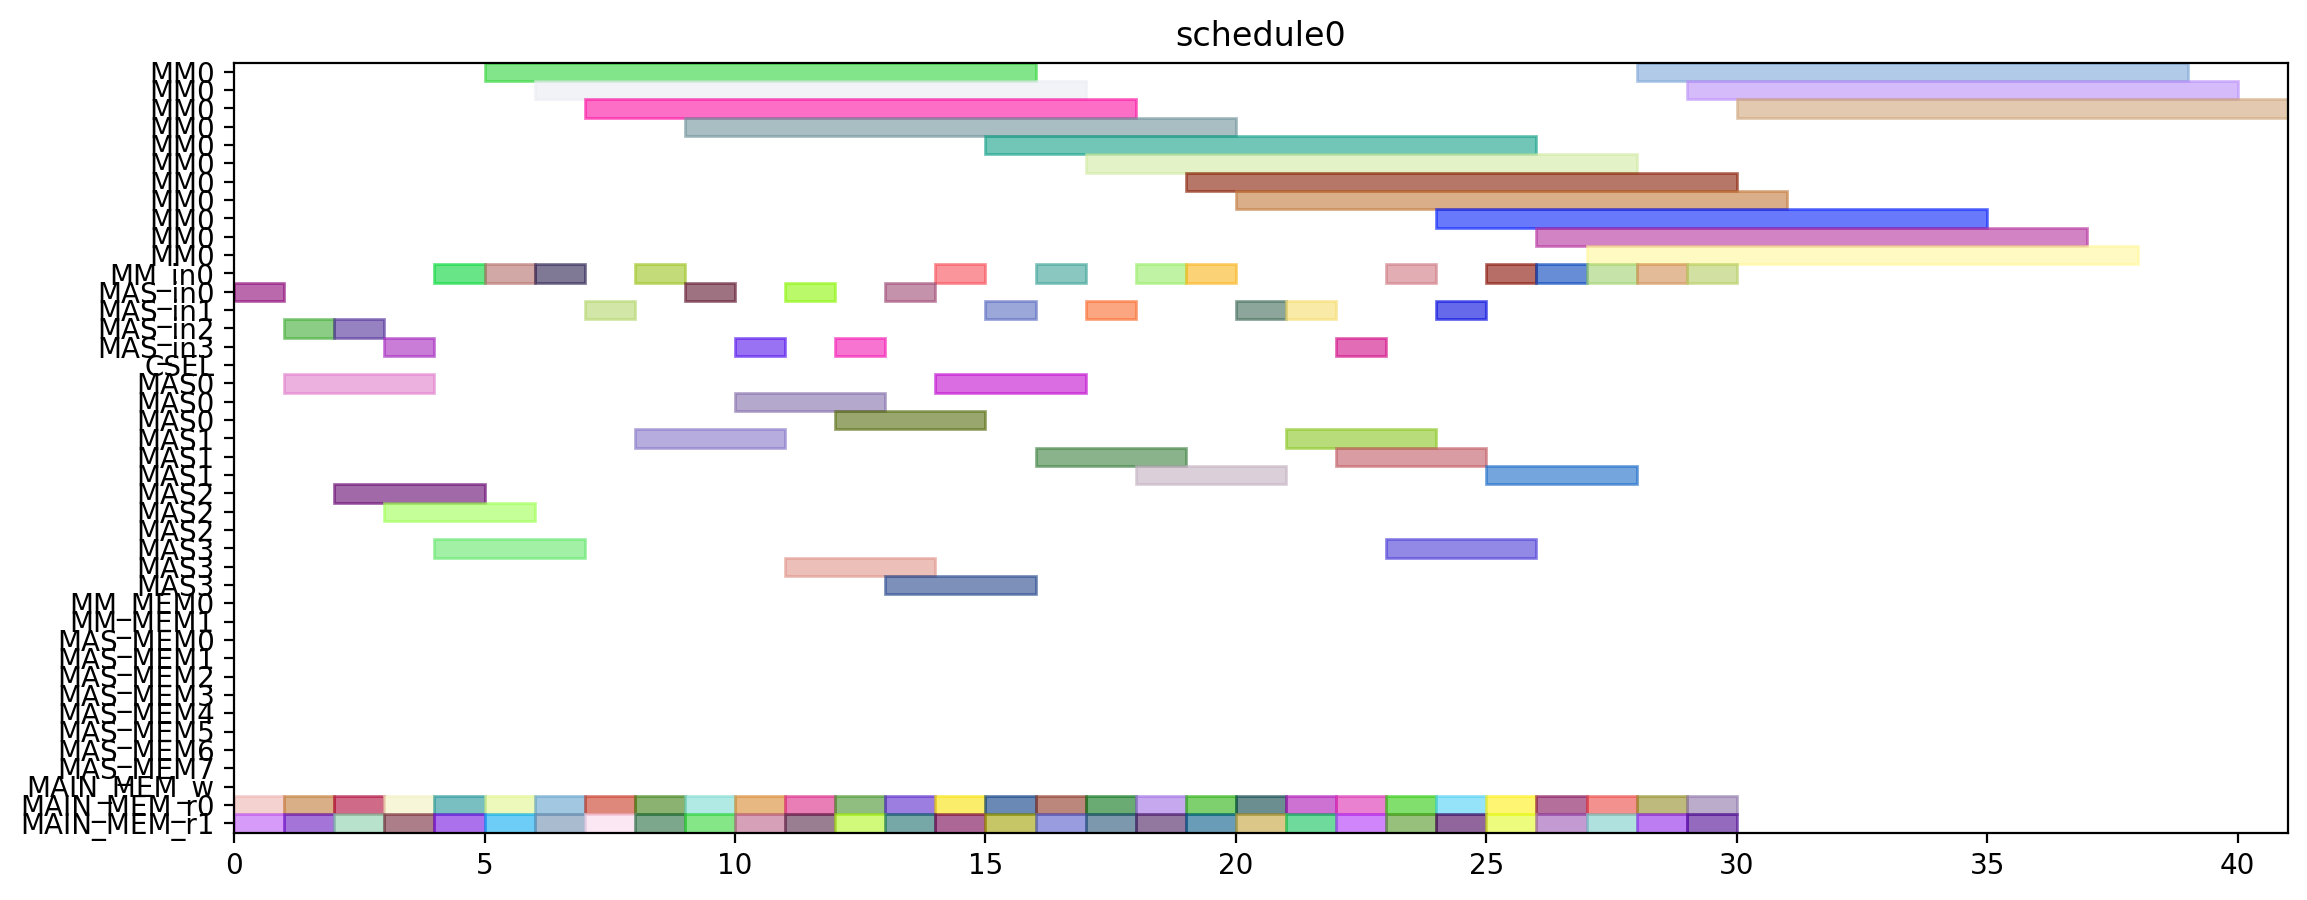

Write the Python code that produced this figure.
from pyschedule import Scenario, solvers, plotters, alt


def solve():
	horizon = 120
	S = Scenario("schedule0", horizon=horizon)

	# resource
	MM = S.Resources('MM', num=1, size=11)
	MM_in = S.Resources('MM_in', num=1)
	MAS_in = S.Resources('MAS_in', num=4)
	CSEL = S.Resource('CSEL')
	MAS = S.Resources('MAS', num=4, size=3, periods=range(1, horizon))
	MM_MEM = S.Resources('MM_MEM', num=2)
	MAS_MEM = S.Resources('MAS_MEM', num=8)
	MAIN_MEM_w = S.Resource('MAIN_MEM_w', size=1)
	MAIN_MEM_r = S.Resources('MAIN_MEM_r', num=2)

	# result of previous scheduling

	# new tasks
	t1_t0 = S.Task('t1_t0', length=11, delay_cost=1)
	t1_t0 += alt(MM)
	t1_t0_in = S.Task('t1_t0_in', length=1, delay_cost=1)
	t1_t0_in += alt(MM_in)
	S += t1_t0_in*MM_in[0]<=t1_t0*MM[0]
	t1_t0_mem0 = S.Task('t1_t0_mem0', length=1, delay_cost=1)
	t1_t0_mem0 += MAIN_MEM_r[0]
	S += t1_t0_mem0 <= t1_t0

	t1_t0_mem1 = S.Task('t1_t0_mem1', length=1, delay_cost=1)
	t1_t0_mem1 += MAIN_MEM_r[1]
	S += t1_t0_mem1 <= t1_t0

	t1_t1 = S.Task('t1_t1', length=11, delay_cost=1)
	t1_t1 += alt(MM)
	t1_t1_in = S.Task('t1_t1_in', length=1, delay_cost=1)
	t1_t1_in += alt(MM_in)
	S += t1_t1_in*MM_in[0]<=t1_t1*MM[0]
	t1_t1_mem0 = S.Task('t1_t1_mem0', length=1, delay_cost=1)
	t1_t1_mem0 += MAIN_MEM_r[0]
	S += t1_t1_mem0 <= t1_t1

	t1_t1_mem1 = S.Task('t1_t1_mem1', length=1, delay_cost=1)
	t1_t1_mem1 += MAIN_MEM_r[1]
	S += t1_t1_mem1 <= t1_t1

	t1_t2 = S.Task('t1_t2', length=3, delay_cost=1)
	t1_t2 += alt(MAS)
	t1_t2_in = S.Task('t1_t2_in', length=1, delay_cost=1)
	t1_t2_in += alt(MAS_in)
	S += t1_t2_in*MAS_in[0]<=t1_t2*MAS[0]

	S += t1_t2_in*MAS_in[1]<=t1_t2*MAS[1]

	S += t1_t2_in*MAS_in[2]<=t1_t2*MAS[2]

	S += t1_t2_in*MAS_in[3]<=t1_t2*MAS[3]

	t1_t2_mem0 = S.Task('t1_t2_mem0', length=1, delay_cost=1)
	t1_t2_mem0 += MAIN_MEM_r[0]
	S += t1_t2_mem0 <= t1_t2

	t1_t2_mem1 = S.Task('t1_t2_mem1', length=1, delay_cost=1)
	t1_t2_mem1 += MAIN_MEM_r[1]
	S += t1_t2_mem1 <= t1_t2

	t1_t3 = S.Task('t1_t3', length=3, delay_cost=1)
	t1_t3 += alt(MAS)
	t1_t3_in = S.Task('t1_t3_in', length=1, delay_cost=1)
	t1_t3_in += alt(MAS_in)
	S += t1_t3_in*MAS_in[0]<=t1_t3*MAS[0]

	S += t1_t3_in*MAS_in[1]<=t1_t3*MAS[1]

	S += t1_t3_in*MAS_in[2]<=t1_t3*MAS[2]

	S += t1_t3_in*MAS_in[3]<=t1_t3*MAS[3]

	t1_t3_mem0 = S.Task('t1_t3_mem0', length=1, delay_cost=1)
	t1_t3_mem0 += MAIN_MEM_r[0]
	S += t1_t3_mem0 <= t1_t3

	t1_t3_mem1 = S.Task('t1_t3_mem1', length=1, delay_cost=1)
	t1_t3_mem1 += MAIN_MEM_r[1]
	S += t1_t3_mem1 <= t1_t3

	t2_t0 = S.Task('t2_t0', length=11, delay_cost=1)
	t2_t0 += alt(MM)
	t2_t0_in = S.Task('t2_t0_in', length=1, delay_cost=1)
	t2_t0_in += alt(MM_in)
	S += t2_t0_in*MM_in[0]<=t2_t0*MM[0]
	t2_t0_mem0 = S.Task('t2_t0_mem0', length=1, delay_cost=1)
	t2_t0_mem0 += MAIN_MEM_r[0]
	S += t2_t0_mem0 <= t2_t0

	t2_t0_mem1 = S.Task('t2_t0_mem1', length=1, delay_cost=1)
	t2_t0_mem1 += MAIN_MEM_r[1]
	S += t2_t0_mem1 <= t2_t0

	t2_t1 = S.Task('t2_t1', length=11, delay_cost=1)
	t2_t1 += alt(MM)
	t2_t1_in = S.Task('t2_t1_in', length=1, delay_cost=1)
	t2_t1_in += alt(MM_in)
	S += t2_t1_in*MM_in[0]<=t2_t1*MM[0]
	t2_t1_mem0 = S.Task('t2_t1_mem0', length=1, delay_cost=1)
	t2_t1_mem0 += MAIN_MEM_r[0]
	S += t2_t1_mem0 <= t2_t1

	t2_t1_mem1 = S.Task('t2_t1_mem1', length=1, delay_cost=1)
	t2_t1_mem1 += MAIN_MEM_r[1]
	S += t2_t1_mem1 <= t2_t1

	t2_t2 = S.Task('t2_t2', length=3, delay_cost=1)
	t2_t2 += alt(MAS)
	t2_t2_in = S.Task('t2_t2_in', length=1, delay_cost=1)
	t2_t2_in += alt(MAS_in)
	S += t2_t2_in*MAS_in[0]<=t2_t2*MAS[0]

	S += t2_t2_in*MAS_in[1]<=t2_t2*MAS[1]

	S += t2_t2_in*MAS_in[2]<=t2_t2*MAS[2]

	S += t2_t2_in*MAS_in[3]<=t2_t2*MAS[3]

	t2_t2_mem0 = S.Task('t2_t2_mem0', length=1, delay_cost=1)
	t2_t2_mem0 += MAIN_MEM_r[0]
	S += t2_t2_mem0 <= t2_t2

	t2_t2_mem1 = S.Task('t2_t2_mem1', length=1, delay_cost=1)
	t2_t2_mem1 += MAIN_MEM_r[1]
	S += t2_t2_mem1 <= t2_t2

	t2_t3 = S.Task('t2_t3', length=3, delay_cost=1)
	t2_t3 += alt(MAS)
	t2_t3_in = S.Task('t2_t3_in', length=1, delay_cost=1)
	t2_t3_in += alt(MAS_in)
	S += t2_t3_in*MAS_in[0]<=t2_t3*MAS[0]

	S += t2_t3_in*MAS_in[1]<=t2_t3*MAS[1]

	S += t2_t3_in*MAS_in[2]<=t2_t3*MAS[2]

	S += t2_t3_in*MAS_in[3]<=t2_t3*MAS[3]

	t2_t3_mem0 = S.Task('t2_t3_mem0', length=1, delay_cost=1)
	t2_t3_mem0 += MAIN_MEM_r[0]
	S += t2_t3_mem0 <= t2_t3

	t2_t3_mem1 = S.Task('t2_t3_mem1', length=1, delay_cost=1)
	t2_t3_mem1 += MAIN_MEM_r[1]
	S += t2_t3_mem1 <= t2_t3

	t0_t0 = S.Task('t0_t0', length=11, delay_cost=1)
	t0_t0 += alt(MM)
	t0_t0_in = S.Task('t0_t0_in', length=1, delay_cost=1)
	t0_t0_in += alt(MM_in)
	S += t0_t0_in*MM_in[0]<=t0_t0*MM[0]
	t0_t0_mem0 = S.Task('t0_t0_mem0', length=1, delay_cost=1)
	t0_t0_mem0 += MAIN_MEM_r[0]
	S += t0_t0_mem0 <= t0_t0

	t0_t0_mem1 = S.Task('t0_t0_mem1', length=1, delay_cost=1)
	t0_t0_mem1 += MAIN_MEM_r[1]
	S += t0_t0_mem1 <= t0_t0

	t0_t1 = S.Task('t0_t1', length=11, delay_cost=1)
	t0_t1 += alt(MM)
	t0_t1_in = S.Task('t0_t1_in', length=1, delay_cost=1)
	t0_t1_in += alt(MM_in)
	S += t0_t1_in*MM_in[0]<=t0_t1*MM[0]
	t0_t1_mem0 = S.Task('t0_t1_mem0', length=1, delay_cost=1)
	t0_t1_mem0 += MAIN_MEM_r[0]
	S += t0_t1_mem0 <= t0_t1

	t0_t1_mem1 = S.Task('t0_t1_mem1', length=1, delay_cost=1)
	t0_t1_mem1 += MAIN_MEM_r[1]
	S += t0_t1_mem1 <= t0_t1

	t0_t2 = S.Task('t0_t2', length=3, delay_cost=1)
	t0_t2 += alt(MAS)
	t0_t2_in = S.Task('t0_t2_in', length=1, delay_cost=1)
	t0_t2_in += alt(MAS_in)
	S += t0_t2_in*MAS_in[0]<=t0_t2*MAS[0]

	S += t0_t2_in*MAS_in[1]<=t0_t2*MAS[1]

	S += t0_t2_in*MAS_in[2]<=t0_t2*MAS[2]

	S += t0_t2_in*MAS_in[3]<=t0_t2*MAS[3]

	t0_t2_mem0 = S.Task('t0_t2_mem0', length=1, delay_cost=1)
	t0_t2_mem0 += MAIN_MEM_r[0]
	S += t0_t2_mem0 <= t0_t2

	t0_t2_mem1 = S.Task('t0_t2_mem1', length=1, delay_cost=1)
	t0_t2_mem1 += MAIN_MEM_r[1]
	S += t0_t2_mem1 <= t0_t2

	t0_t3 = S.Task('t0_t3', length=3, delay_cost=1)
	t0_t3 += alt(MAS)
	t0_t3_in = S.Task('t0_t3_in', length=1, delay_cost=1)
	t0_t3_in += alt(MAS_in)
	S += t0_t3_in*MAS_in[0]<=t0_t3*MAS[0]

	S += t0_t3_in*MAS_in[1]<=t0_t3*MAS[1]

	S += t0_t3_in*MAS_in[2]<=t0_t3*MAS[2]

	S += t0_t3_in*MAS_in[3]<=t0_t3*MAS[3]

	t0_t3_mem0 = S.Task('t0_t3_mem0', length=1, delay_cost=1)
	t0_t3_mem0 += MAIN_MEM_r[0]
	S += t0_t3_mem0 <= t0_t3

	t0_t3_mem1 = S.Task('t0_t3_mem1', length=1, delay_cost=1)
	t0_t3_mem1 += MAIN_MEM_r[1]
	S += t0_t3_mem1 <= t0_t3

	t4_t0_t0 = S.Task('t4_t0_t0', length=11, delay_cost=1)
	t4_t0_t0 += alt(MM)
	t4_t0_t0_in = S.Task('t4_t0_t0_in', length=1, delay_cost=1)
	t4_t0_t0_in += alt(MM_in)
	S += t4_t0_t0_in*MM_in[0]<=t4_t0_t0*MM[0]
	t4_t0_t0_mem0 = S.Task('t4_t0_t0_mem0', length=1, delay_cost=1)
	t4_t0_t0_mem0 += MAIN_MEM_r[0]
	S += t4_t0_t0_mem0 <= t4_t0_t0

	t4_t0_t0_mem1 = S.Task('t4_t0_t0_mem1', length=1, delay_cost=1)
	t4_t0_t0_mem1 += MAIN_MEM_r[1]
	S += t4_t0_t0_mem1 <= t4_t0_t0

	t4_t0_t1 = S.Task('t4_t0_t1', length=11, delay_cost=1)
	t4_t0_t1 += alt(MM)
	t4_t0_t1_in = S.Task('t4_t0_t1_in', length=1, delay_cost=1)
	t4_t0_t1_in += alt(MM_in)
	S += t4_t0_t1_in*MM_in[0]<=t4_t0_t1*MM[0]
	t4_t0_t1_mem0 = S.Task('t4_t0_t1_mem0', length=1, delay_cost=1)
	t4_t0_t1_mem0 += MAIN_MEM_r[0]
	S += t4_t0_t1_mem0 <= t4_t0_t1

	t4_t0_t1_mem1 = S.Task('t4_t0_t1_mem1', length=1, delay_cost=1)
	t4_t0_t1_mem1 += MAIN_MEM_r[1]
	S += t4_t0_t1_mem1 <= t4_t0_t1

	t4_t0_t2 = S.Task('t4_t0_t2', length=3, delay_cost=1)
	t4_t0_t2 += alt(MAS)
	t4_t0_t2_in = S.Task('t4_t0_t2_in', length=1, delay_cost=1)
	t4_t0_t2_in += alt(MAS_in)
	S += t4_t0_t2_in*MAS_in[0]<=t4_t0_t2*MAS[0]

	S += t4_t0_t2_in*MAS_in[1]<=t4_t0_t2*MAS[1]

	S += t4_t0_t2_in*MAS_in[2]<=t4_t0_t2*MAS[2]

	S += t4_t0_t2_in*MAS_in[3]<=t4_t0_t2*MAS[3]

	t4_t0_t2_mem0 = S.Task('t4_t0_t2_mem0', length=1, delay_cost=1)
	t4_t0_t2_mem0 += MAIN_MEM_r[0]
	S += t4_t0_t2_mem0 <= t4_t0_t2

	t4_t0_t2_mem1 = S.Task('t4_t0_t2_mem1', length=1, delay_cost=1)
	t4_t0_t2_mem1 += MAIN_MEM_r[1]
	S += t4_t0_t2_mem1 <= t4_t0_t2

	t4_t0_t3 = S.Task('t4_t0_t3', length=3, delay_cost=1)
	t4_t0_t3 += alt(MAS)
	t4_t0_t3_in = S.Task('t4_t0_t3_in', length=1, delay_cost=1)
	t4_t0_t3_in += alt(MAS_in)
	S += t4_t0_t3_in*MAS_in[0]<=t4_t0_t3*MAS[0]

	S += t4_t0_t3_in*MAS_in[1]<=t4_t0_t3*MAS[1]

	S += t4_t0_t3_in*MAS_in[2]<=t4_t0_t3*MAS[2]

	S += t4_t0_t3_in*MAS_in[3]<=t4_t0_t3*MAS[3]

	t4_t0_t3_mem0 = S.Task('t4_t0_t3_mem0', length=1, delay_cost=1)
	t4_t0_t3_mem0 += MAIN_MEM_r[0]
	S += t4_t0_t3_mem0 <= t4_t0_t3

	t4_t0_t3_mem1 = S.Task('t4_t0_t3_mem1', length=1, delay_cost=1)
	t4_t0_t3_mem1 += MAIN_MEM_r[1]
	S += t4_t0_t3_mem1 <= t4_t0_t3

	t4_t1_t0 = S.Task('t4_t1_t0', length=11, delay_cost=1)
	t4_t1_t0 += alt(MM)
	t4_t1_t0_in = S.Task('t4_t1_t0_in', length=1, delay_cost=1)
	t4_t1_t0_in += alt(MM_in)
	S += t4_t1_t0_in*MM_in[0]<=t4_t1_t0*MM[0]
	t4_t1_t0_mem0 = S.Task('t4_t1_t0_mem0', length=1, delay_cost=1)
	t4_t1_t0_mem0 += MAIN_MEM_r[0]
	S += t4_t1_t0_mem0 <= t4_t1_t0

	t4_t1_t0_mem1 = S.Task('t4_t1_t0_mem1', length=1, delay_cost=1)
	t4_t1_t0_mem1 += MAIN_MEM_r[1]
	S += t4_t1_t0_mem1 <= t4_t1_t0

	t4_t1_t1 = S.Task('t4_t1_t1', length=11, delay_cost=1)
	t4_t1_t1 += alt(MM)
	t4_t1_t1_in = S.Task('t4_t1_t1_in', length=1, delay_cost=1)
	t4_t1_t1_in += alt(MM_in)
	S += t4_t1_t1_in*MM_in[0]<=t4_t1_t1*MM[0]
	t4_t1_t1_mem0 = S.Task('t4_t1_t1_mem0', length=1, delay_cost=1)
	t4_t1_t1_mem0 += MAIN_MEM_r[0]
	S += t4_t1_t1_mem0 <= t4_t1_t1

	t4_t1_t1_mem1 = S.Task('t4_t1_t1_mem1', length=1, delay_cost=1)
	t4_t1_t1_mem1 += MAIN_MEM_r[1]
	S += t4_t1_t1_mem1 <= t4_t1_t1

	t4_t1_t2 = S.Task('t4_t1_t2', length=3, delay_cost=1)
	t4_t1_t2 += alt(MAS)
	t4_t1_t2_in = S.Task('t4_t1_t2_in', length=1, delay_cost=1)
	t4_t1_t2_in += alt(MAS_in)
	S += t4_t1_t2_in*MAS_in[0]<=t4_t1_t2*MAS[0]

	S += t4_t1_t2_in*MAS_in[1]<=t4_t1_t2*MAS[1]

	S += t4_t1_t2_in*MAS_in[2]<=t4_t1_t2*MAS[2]

	S += t4_t1_t2_in*MAS_in[3]<=t4_t1_t2*MAS[3]

	t4_t1_t2_mem0 = S.Task('t4_t1_t2_mem0', length=1, delay_cost=1)
	t4_t1_t2_mem0 += MAIN_MEM_r[0]
	S += t4_t1_t2_mem0 <= t4_t1_t2

	t4_t1_t2_mem1 = S.Task('t4_t1_t2_mem1', length=1, delay_cost=1)
	t4_t1_t2_mem1 += MAIN_MEM_r[1]
	S += t4_t1_t2_mem1 <= t4_t1_t2

	t4_t1_t3 = S.Task('t4_t1_t3', length=3, delay_cost=1)
	t4_t1_t3 += alt(MAS)
	t4_t1_t3_in = S.Task('t4_t1_t3_in', length=1, delay_cost=1)
	t4_t1_t3_in += alt(MAS_in)
	S += t4_t1_t3_in*MAS_in[0]<=t4_t1_t3*MAS[0]

	S += t4_t1_t3_in*MAS_in[1]<=t4_t1_t3*MAS[1]

	S += t4_t1_t3_in*MAS_in[2]<=t4_t1_t3*MAS[2]

	S += t4_t1_t3_in*MAS_in[3]<=t4_t1_t3*MAS[3]

	t4_t1_t3_mem0 = S.Task('t4_t1_t3_mem0', length=1, delay_cost=1)
	t4_t1_t3_mem0 += MAIN_MEM_r[0]
	S += t4_t1_t3_mem0 <= t4_t1_t3

	t4_t1_t3_mem1 = S.Task('t4_t1_t3_mem1', length=1, delay_cost=1)
	t4_t1_t3_mem1 += MAIN_MEM_r[1]
	S += t4_t1_t3_mem1 <= t4_t1_t3

	t4_t2_t0 = S.Task('t4_t2_t0', length=11, delay_cost=1)
	t4_t2_t0 += alt(MM)
	t4_t2_t0_in = S.Task('t4_t2_t0_in', length=1, delay_cost=1)
	t4_t2_t0_in += alt(MM_in)
	S += t4_t2_t0_in*MM_in[0]<=t4_t2_t0*MM[0]
	t4_t2_t0_mem0 = S.Task('t4_t2_t0_mem0', length=1, delay_cost=1)
	t4_t2_t0_mem0 += MAIN_MEM_r[0]
	S += t4_t2_t0_mem0 <= t4_t2_t0

	t4_t2_t0_mem1 = S.Task('t4_t2_t0_mem1', length=1, delay_cost=1)
	t4_t2_t0_mem1 += MAIN_MEM_r[1]
	S += t4_t2_t0_mem1 <= t4_t2_t0

	t4_t2_t1 = S.Task('t4_t2_t1', length=11, delay_cost=1)
	t4_t2_t1 += alt(MM)
	t4_t2_t1_in = S.Task('t4_t2_t1_in', length=1, delay_cost=1)
	t4_t2_t1_in += alt(MM_in)
	S += t4_t2_t1_in*MM_in[0]<=t4_t2_t1*MM[0]
	t4_t2_t1_mem0 = S.Task('t4_t2_t1_mem0', length=1, delay_cost=1)
	t4_t2_t1_mem0 += MAIN_MEM_r[0]
	S += t4_t2_t1_mem0 <= t4_t2_t1

	t4_t2_t1_mem1 = S.Task('t4_t2_t1_mem1', length=1, delay_cost=1)
	t4_t2_t1_mem1 += MAIN_MEM_r[1]
	S += t4_t2_t1_mem1 <= t4_t2_t1

	t4_t2_t2 = S.Task('t4_t2_t2', length=3, delay_cost=1)
	t4_t2_t2 += alt(MAS)
	t4_t2_t2_in = S.Task('t4_t2_t2_in', length=1, delay_cost=1)
	t4_t2_t2_in += alt(MAS_in)
	S += t4_t2_t2_in*MAS_in[0]<=t4_t2_t2*MAS[0]

	S += t4_t2_t2_in*MAS_in[1]<=t4_t2_t2*MAS[1]

	S += t4_t2_t2_in*MAS_in[2]<=t4_t2_t2*MAS[2]

	S += t4_t2_t2_in*MAS_in[3]<=t4_t2_t2*MAS[3]

	t4_t2_t2_mem0 = S.Task('t4_t2_t2_mem0', length=1, delay_cost=1)
	t4_t2_t2_mem0 += MAIN_MEM_r[0]
	S += t4_t2_t2_mem0 <= t4_t2_t2

	t4_t2_t2_mem1 = S.Task('t4_t2_t2_mem1', length=1, delay_cost=1)
	t4_t2_t2_mem1 += MAIN_MEM_r[1]
	S += t4_t2_t2_mem1 <= t4_t2_t2

	t4_t2_t3 = S.Task('t4_t2_t3', length=3, delay_cost=1)
	t4_t2_t3 += alt(MAS)
	t4_t2_t3_in = S.Task('t4_t2_t3_in', length=1, delay_cost=1)
	t4_t2_t3_in += alt(MAS_in)
	S += t4_t2_t3_in*MAS_in[0]<=t4_t2_t3*MAS[0]

	S += t4_t2_t3_in*MAS_in[1]<=t4_t2_t3*MAS[1]

	S += t4_t2_t3_in*MAS_in[2]<=t4_t2_t3*MAS[2]

	S += t4_t2_t3_in*MAS_in[3]<=t4_t2_t3*MAS[3]

	t4_t2_t3_mem0 = S.Task('t4_t2_t3_mem0', length=1, delay_cost=1)
	t4_t2_t3_mem0 += MAIN_MEM_r[0]
	S += t4_t2_t3_mem0 <= t4_t2_t3

	t4_t2_t3_mem1 = S.Task('t4_t2_t3_mem1', length=1, delay_cost=1)
	t4_t2_t3_mem1 += MAIN_MEM_r[1]
	S += t4_t2_t3_mem1 <= t4_t2_t3

	t4_t40 = S.Task('t4_t40', length=3, delay_cost=1)
	t4_t40 += alt(MAS)
	t4_t40_in = S.Task('t4_t40_in', length=1, delay_cost=1)
	t4_t40_in += alt(MAS_in)
	S += t4_t40_in*MAS_in[0]<=t4_t40*MAS[0]

	S += t4_t40_in*MAS_in[1]<=t4_t40*MAS[1]

	S += t4_t40_in*MAS_in[2]<=t4_t40*MAS[2]

	S += t4_t40_in*MAS_in[3]<=t4_t40*MAS[3]

	t4_t40_mem0 = S.Task('t4_t40_mem0', length=1, delay_cost=1)
	t4_t40_mem0 += MAIN_MEM_r[0]
	S += t4_t40_mem0 <= t4_t40

	t4_t40_mem1 = S.Task('t4_t40_mem1', length=1, delay_cost=1)
	t4_t40_mem1 += MAIN_MEM_r[1]
	S += t4_t40_mem1 <= t4_t40

	t4_t41 = S.Task('t4_t41', length=3, delay_cost=1)
	t4_t41 += alt(MAS)
	t4_t41_in = S.Task('t4_t41_in', length=1, delay_cost=1)
	t4_t41_in += alt(MAS_in)
	S += t4_t41_in*MAS_in[0]<=t4_t41*MAS[0]

	S += t4_t41_in*MAS_in[1]<=t4_t41*MAS[1]

	S += t4_t41_in*MAS_in[2]<=t4_t41*MAS[2]

	S += t4_t41_in*MAS_in[3]<=t4_t41*MAS[3]

	t4_t41_mem0 = S.Task('t4_t41_mem0', length=1, delay_cost=1)
	t4_t41_mem0 += MAIN_MEM_r[0]
	S += t4_t41_mem0 <= t4_t41

	t4_t41_mem1 = S.Task('t4_t41_mem1', length=1, delay_cost=1)
	t4_t41_mem1 += MAIN_MEM_r[1]
	S += t4_t41_mem1 <= t4_t41

	t4_t50 = S.Task('t4_t50', length=3, delay_cost=1)
	t4_t50 += alt(MAS)
	t4_t50_in = S.Task('t4_t50_in', length=1, delay_cost=1)
	t4_t50_in += alt(MAS_in)
	S += t4_t50_in*MAS_in[0]<=t4_t50*MAS[0]

	S += t4_t50_in*MAS_in[1]<=t4_t50*MAS[1]

	S += t4_t50_in*MAS_in[2]<=t4_t50*MAS[2]

	S += t4_t50_in*MAS_in[3]<=t4_t50*MAS[3]

	t4_t50_mem0 = S.Task('t4_t50_mem0', length=1, delay_cost=1)
	t4_t50_mem0 += MAIN_MEM_r[0]
	S += t4_t50_mem0 <= t4_t50

	t4_t50_mem1 = S.Task('t4_t50_mem1', length=1, delay_cost=1)
	t4_t50_mem1 += MAIN_MEM_r[1]
	S += t4_t50_mem1 <= t4_t50

	t4_t51 = S.Task('t4_t51', length=3, delay_cost=1)
	t4_t51 += alt(MAS)
	t4_t51_in = S.Task('t4_t51_in', length=1, delay_cost=1)
	t4_t51_in += alt(MAS_in)
	S += t4_t51_in*MAS_in[0]<=t4_t51*MAS[0]

	S += t4_t51_in*MAS_in[1]<=t4_t51*MAS[1]

	S += t4_t51_in*MAS_in[2]<=t4_t51*MAS[2]

	S += t4_t51_in*MAS_in[3]<=t4_t51*MAS[3]

	t4_t51_mem0 = S.Task('t4_t51_mem0', length=1, delay_cost=1)
	t4_t51_mem0 += MAIN_MEM_r[0]
	S += t4_t51_mem0 <= t4_t51

	t4_t51_mem1 = S.Task('t4_t51_mem1', length=1, delay_cost=1)
	t4_t51_mem1 += MAIN_MEM_r[1]
	S += t4_t51_mem1 <= t4_t51

	t4_t8_t0 = S.Task('t4_t8_t0', length=11, delay_cost=1)
	t4_t8_t0 += alt(MM)
	t4_t8_t0_in = S.Task('t4_t8_t0_in', length=1, delay_cost=1)
	t4_t8_t0_in += alt(MM_in)
	S += t4_t8_t0_in*MM_in[0]<=t4_t8_t0*MM[0]
	t4_t8_t0_mem0 = S.Task('t4_t8_t0_mem0', length=1, delay_cost=1)
	t4_t8_t0_mem0 += MAIN_MEM_r[0]
	S += t4_t8_t0_mem0 <= t4_t8_t0

	t4_t8_t0_mem1 = S.Task('t4_t8_t0_mem1', length=1, delay_cost=1)
	t4_t8_t0_mem1 += MAIN_MEM_r[1]
	S += t4_t8_t0_mem1 <= t4_t8_t0

	t4_t8_t1 = S.Task('t4_t8_t1', length=11, delay_cost=1)
	t4_t8_t1 += alt(MM)
	t4_t8_t1_in = S.Task('t4_t8_t1_in', length=1, delay_cost=1)
	t4_t8_t1_in += alt(MM_in)
	S += t4_t8_t1_in*MM_in[0]<=t4_t8_t1*MM[0]
	t4_t8_t1_mem0 = S.Task('t4_t8_t1_mem0', length=1, delay_cost=1)
	t4_t8_t1_mem0 += MAIN_MEM_r[0]
	S += t4_t8_t1_mem0 <= t4_t8_t1

	t4_t8_t1_mem1 = S.Task('t4_t8_t1_mem1', length=1, delay_cost=1)
	t4_t8_t1_mem1 += MAIN_MEM_r[1]
	S += t4_t8_t1_mem1 <= t4_t8_t1

	solvers.mip.solve(S,msg=1,kind='CPLEX',ratio_gap=1.01)

	solution = [['hoge']*len(S.solution()[1]) for i in range(len(S.solution()))]
	for i in range(len(S.solution())):
		for j in range(len(S.solution()[i])):
			solution[i][j]=str(S.solution()[i][j])
	print(solution)

	cycles = int(solution[-1][3])

	pic_file_name = "/home/mfukuda/ABE/multiRAM_multiMAS_16mux/scheduling_result/stage11MM1_stage3MAS4/SPARSE/schedule0.png"
	if(S.solution() != []):
		plotters.matplotlib.plot(S,img_filename=pic_file_name, show_task_labels=False, fig_size=(cycles*0.25+3, 5))

	return solution
